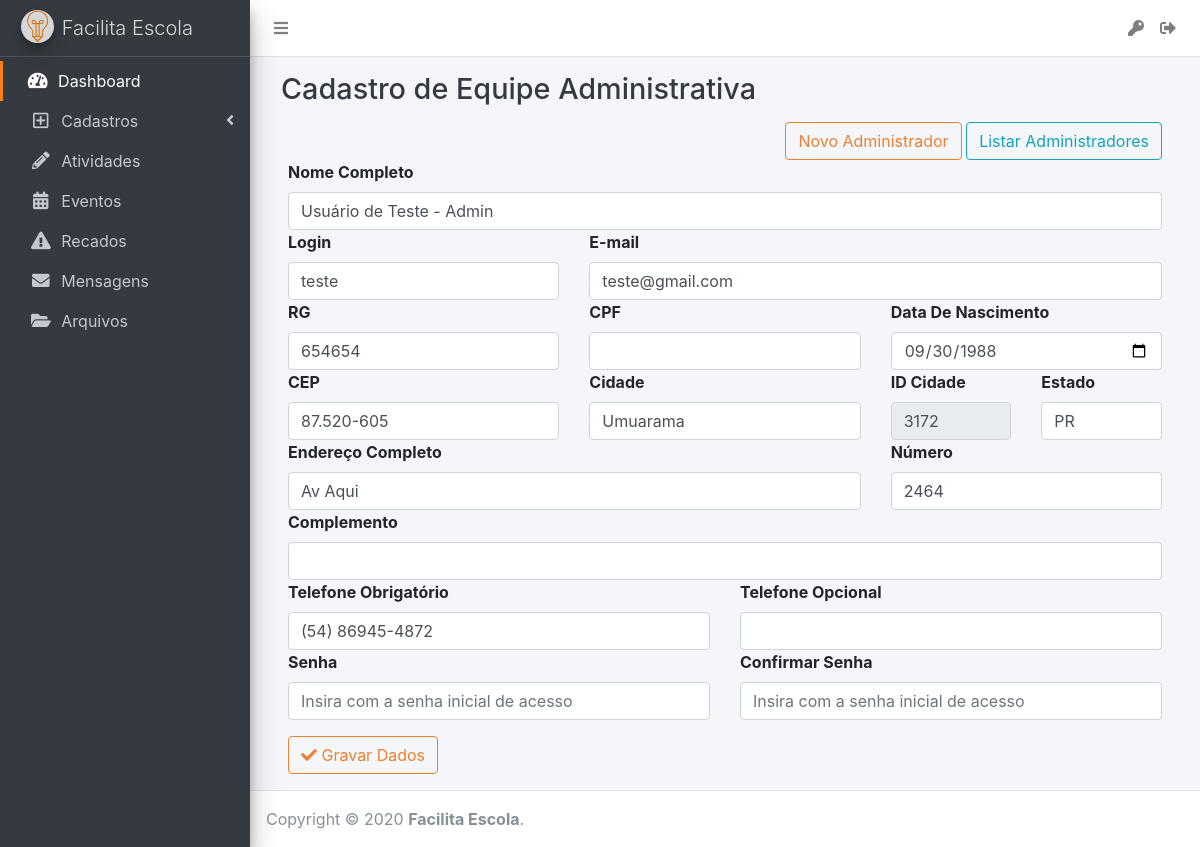
Page /admin/cadastro/admin/1 (signed in) on the committed database.
### tables this page shows
CREATE TABLE IF NOT EXISTS `pessoa` (
  `id` INT(11) NOT NULL AUTO_INCREMENT,
  `nome` VARCHAR(100) NOT NULL,
  `tipo_cadastro` TINYINT(1) NOT NULL,
  `login` VARCHAR(45) NOT NULL,
  `senha` VARCHAR(100) NOT NULL,
  `rg` VARCHAR(15) NOT NULL,
  `cpf` VARCHAR(11) NULL,
  `data_nascimento` DATE NOT NULL,
  `data_cadastro` TIMESTAMP NOT NULL DEFAULT CURRENT_TIMESTAMP() ON UPDATE CURRENT_TIMESTAMP(),
  `email` VARCHAR(45) NOT NULL,
  `logradouro` VARCHAR(255) NOT NULL,
  `numero` VARCHAR(45) NOT NULL,
  `cep` VARCHAR(11) NOT NULL,
  `complemento` VARCHAR(100) NULL,
  `telefone1` VARCHAR(18) NOT NULL,
  `telefone2` VARCHAR(18) NULL,
  `foto` VARCHAR(45) NULL,
  `status` TINYINT NOT NULL,
  `id_cidade` INT(11) NOT NULL,
  PRIMARY KEY (`id`),
  UNIQUE INDEX `cpf_UNIQUE` (`cpf` ASC),
  INDEX `fk_pessoa_cidade1_idx` (`id_cidade` ASC),
  CONSTRAINT `fk_pessoa_cidade1`
    FOREIGN KEY (`id_cidade`)
    REFERENCES `cidade` (`id`)
    ON DELETE NO ACTION
    ON UPDATE NO ACTION);

CREATE TABLE IF NOT EXISTS `cidade` (
  `id` INT(11) NOT NULL AUTO_INCREMENT,
  `cidade` VARCHAR(120) NOT NULL,
  `estado` VARCHAR(2) NOT NULL,
  PRIMARY KEY (`id`));

### admin/cadastro/admin.php (the view, shortened to what this page needs)
<?php
$nome = $login = $senha = $rg = $cpf = $data_nascimento = $data_cadastro =
$email = $logradouro = $numero  = $cep = $complemento = $telefone1 = $telefone2 =
$foto = $status = $cidade_id = $cidade = $estado = '';
if (!empty($id)) {
    $sql = "SELECT  p.*, date_format(p.data_nascimento, '%d/%m/%Y') dt,
                    c.cidade, c.estado
            FROM pessoa p
            INNER JOIN cidade c ON (c.id = p.id_cidade)
            WHERE p.id = :id
            LIMIT 1";
    $consulta = $pdo->prepare($sql);
    $consulta->bindParam(":id", $id);
    $consulta->execute();
    $dados = $consulta->fetch(PDO::FETCH_OBJ);
    $nome       = $dados->nome;
    $rg         = $dados->rg;
    $cpf        = $dados->cpf;
    $data_nascimento = $dados->data_nascimento;
    $email       = $dados->email;
    $login       = $dados->login;
    $logradouro  = $dados->logradouro;
    $numero      = $dados->numero;
    $cep         = $dados->cep;
    $complemento = $dados->complemento;
    $cidade_id   = $dados->id_cidade;
    $cidade      = $dados->cidade;
    $telefone1  = $dados->telefone1;
    $telefone2  = $dados->telefone2;
    $estado     = $dados->estado;
}
?>
<div class="content-header">
    <div class="container-fluid">
        <div class="row">
            <div>
                <h1 class="m-0 text-dark">Cadastro de Equipe Administrativa</h1>
            </div>
        </div>
    </div>
</div>
<div class="container">
    <div class="float-right">
        <a href="cadastro/admin" class="btn btn-outline-laranja">Novo Administrador</a>
        <a href="listar/admin" class="btn btn-outline-info">Listar Administradores</a>
    </div>
    <div class="clearfix"></div>
    <form action="salvar/admin" name="formCadastro" method="post"
    data-parsley-validate enctype="multipart/form-data" role="form">
        <div class="row mb-3">
            <div class="col-12 col-md-12">
                <label for="nome"> Nome Completo </label>
                <input type="text" class="form-control" id="nome" name="nome"
                required data-parsley-required-message="Preencha o nome" value="<?= $nome ?>">
            </div>
            <div class="col-12 col-md-4">
                <label for="login"> Login </label>
                <input type="text" class="form-control" id="login" name="login"
                required data-parsley-required-message="Preencha o nome do login"
                placeholder="Insira com o login de acesso" value="<?= $login ?>">
            </div>
            <div class="col-12 col-md-8">
                <label for="email"> E-mail </label>
                <input type="email" class="form-control" id="email" name="email"
                required data-parsley-required-message="Preencha com um e-mail válido"
                placeholder="Digite um e-mail válido" value="<?= $email ?>">
            </div>
            <div class="col-12 col-md-4">
                <label for="rg"> RG </label>
                <input type="text" class="form-control" id="rg" name="rg"
                required data-parsley-required-message="Preencha o RG" value="<?= $rg ?>">
            </div>
            <div class="col-12 col-md-4">
                <label for="cpf"> CPF </label>
                <input type="text" class="form-control" id="cpf" name="cpf" value="<?= $cpf ?>" onblur="verificarCpf(this.value)">
            </div>
            <div class="col-12 col-md-4">
                <label for="data_nascimento"> Data De Nascimento </label>
                <input type="date" class="form-control" id="data_nascimento" name="data_nascimento"
                required data-parsley-required-message="Preencha a data de nascimento" value="<?= $data_nascimento ?>">
            </div>
            <div class="col-12 col-md-4">
                <label for="cep"> CEP </label>
                <input type="text" class="form-control" id="cep" name="cep"
                required data-parsley-required-message="Preencha com um CEP válido" value="<?= $cep ?>">
            </div>
            <div class="col-12 col-md-4">
                <label for="cidade"> Cidade</label>
                <input type="text" class="form-control" id="cidade"
                required data-parsley-required-message="Selecione a cidade" value="<?= $cidade ?>">
            </div>
            <div class="col-12 col-md-2">
                <label for="cidade_id"> ID Cidade</label>
                <input type="text" class="form-control" id="cidade_id" name="cidade_id"
                required data-parsley-required-message="Selecione a cidade" readonly value="<?= $cidade_id ?>">
            </div>
            <div class="col-12 col-md-2">
                <label for="cidade"> Estado </label>
                <input type="text" class="form-control" id="estado"
                required data-parsley-required-message="Selecione o estado" value="<?= $estado; ?>">
            </div>
            <div class="col-12 col-md-8">
                <label for="logradouro"> Endereço Completo </label>
                <input type="text" class="form-control" id="logradouro" name="logradouro"
                required data-parsley-required-message="Preencha o endereço" value="<?= $logradouro ?>">
            </div>
            <div class="col-12 col-md-4">
                <label for="numero"> Número </label>
                <input type="text" class="form-control" id="numero" name="numero"
                required data-parsley-required-message="Preencha com o número da residência"
                placeholder="Insira o número da residência" value="<?= $numero ?>">
            </div>
            <div class="col-12 col-md-12">
                <label for="complemento"> Complemento </label>
                <input type="text" class="form-control" id="complemento" name="complemento"
                value="<?= $complemento ?>">
            </div>
            <div class="col-12 col-md-6">
                <label for="telefone1"> Telefone Obrigatório </label>
                <input type="text" class="form-control" id="telefone1" name="telefone1"
                required data-parsley-required-message="Preencha com o número de telefone"
                value="<?= $telefone1 ?>">
            </div>
            <div class="col-12 col-md-6">
                <label for="telefone2"> Telefone Opcional </label>
                <input type="text" class="form-control" id="telefone2" name="telefone2"
                value="<?= $telefone2 ?>">
            </div>
            <div class="col-12 col-md-6">
                <label for="senha"> Senha </label>
                <input type="password" class="form-control" id="senha" name="senha"
                require data-parsley-required-message="Insira uma senha" placeholder="Insira com a senha inicial de acesso">
            </div>
            <div class="col-12 col-md-6">
                <label for="senha2">Confirmar Senha </label>
                <input type="password" class="form-control" id="senha2" name="senha2"
                require data-parsley-required-message="Insira a senha novamente" placeholder="Insira com a senha inicial de acesso">
            </div>
        </div>
        <button type="submit" class="btn btn-outline-laranja margin">
            <i class="fas fa-check"></i> Gravar Dados
        </button>
    </form>
</div>

### admin/index.php (shortened to what this page needs)
<?php
$pagina = "../paginas/login";
?>
<!DOCTYPE html>
<html lang="pt-br">
<head>
  <link rel="stylesheet" type="text/css" href="https://cdn.datatables.net/1.10.22/css/jquery.dataTables.css">
  <link rel="stylesheet" href="../plugins/fontawesome-free/css/all.min.css">
  <link href="https://cdn.jsdelivr.net/npm/summernote@0.8.18/dist/summernote.min.css" rel="stylesheet">
  <link rel="stylesheet" href="http://code.ionicframework.com/ionicons/2.0.1/css/ionicons.min.css">
  <link rel="stylesheet" href="../dist/css/adminlte.min.css">
  <link rel="stylesheet" href="../plugins/overlayScrollbars/css/OverlayScrollbars.min.css">
  <link  rel="stylesheet" href="https://stackpath.bootstrapcdn.com/bootstrap/4.1.3/css/bootstrap.min.css">
  <link rel="stylesheet" href="../dist/css/style.css">
</head>
<body class="hold-transition sidebar-mini">
  <?php
  $pagina = $pagina . ".php";
  if (!isset($_SESSION["facilita_escola"]["id"])) {
    include $pagina;
  } else {
  ?>
    <div class="wrapper">
      <nav class="main-header navbar navbar-expand navbar-white navbar-light">
        <ul class="navbar-nav">
          <li class="nav-item">
            <a class="nav-link" data-widget="pushmenu" href="#" role="button"><i class="fas fa-bars"></i></a>
          </li>
        </ul>
        <ul class="navbar-nav ml-auto">
          <li class="nav-item dropdown">
            <a class="nav-link" href="#">
              <i class="fas fa-key"></i>
            </a>
          </li>
          <li class="nav-item dropdown">
            <a class="nav-link" href="#" data-toggle="modal" data-target="#logoutModal">
              <i class="fas fa-sign-out-alt"></i>
            </a>
          </li>
        </ul>
      </nav>
      <aside class="main-sidebar sidebar-dark-orange elevation-4">
        <a href="index.php" class="brand-link">
          <img src="img/facilitaescola-logo.png" alt="Facilita Escola Logo" class="brand-image img-circle elevation-3" style="opacity: .8">
          <span class="brand-text font-weight-light">Facilita Escola</span>
        </a>
        <div class="sidebar">
          <nav class="mt-2">
            <ul class="nav nav-pills nav-sidebar nav-legacy nav-flat nav-child-indent flex-column" data-widget="treeview" role="menu" data-accordion="false">
              <li class="nav-item">
                <a href="#" class="nav-link active">
                  <i class="nav-icon fas fa-tachometer-alt"></i>
                  <p>Dashboard</p>
                </a>
              </li>
              <li class="nav-item has-treeview">
                <a href="#" class="nav-link">
                  <i class="nav-icon far fa-plus-square"></i>
                  <p>
                    Cadastros
                    <i class="fas fa-angle-left right"></i>
                  </p>
                </a>
              </li>
              <li class="nav-item">
                <a href="pages/calendar.html" class="nav-link">
                  <i class="nav-icon fas fa-pencil-alt"></i>
                  <p>
                    Atividades
                  </p>
                </a>
              </li>
              <li class="nav-item">
                <a href="pages/calendar.html" class="nav-link">
                  <i class="nav-icon fas fa-calendar-alt"></i>
                  <p>
                    Eventos
                  </p>
                </a>
              </li>
              <li class="nav-item">
                <a href="pages/calendar.html" class="nav-link">
                  <i class="nav-icon fas fa-exclamation-triangle"></i>
                  <p>
                    Recados
                  </p>
                </a>
              </li>
              <li class="nav-item">
                <a href="pages/calendar.html" class="nav-link">
                  <i class="nav-icon fas fa-envelope"></i>
                  <p>
                    Mensagens
                  </p>
                </a>
              </li>
              <li class="nav-item">
                <a href="pages/calendar.html" class="nav-link">
                  <i class="nav-icon fas fa-folder-open"></i>
                  <p>
                    Arquivos
                  </p>
                </a>
              </li>
            </ul>
          </nav>
        </div>
      </aside>
      <div class="content-wrapper">
        <div class="content pb-3">
          <div class="container-fluid">
            <?php
            $pagina = "home.php";
            if (isset($_GET["parametro"])) {
              $p = trim($_GET["parametro"]);
              $p = explode("/", $p);
              $pasta      = $p[0];
              $arquivo    = $p[1];
              $pagina = "$pasta/$arquivo.php";
              if (isset($p[2]))
                $id     = $p[2];
            }
            if (file_exists($pagina)) {
              include $pagina;
            } else {
              include "paginas/erro.php";
            }
            ?>
          </div>
        </div>
      </div>
      <footer class="main-footer">
        Copyright &copy; 2020 <strong>Facilita Escola</strong>.
    </div>
  <?php
  }
  ?>
</body>
</html>

### rows in the picture
pessoa: nome "Usuário de Teste - Admin", login "teste", email "teste@gmail.com", rg "654654", data_nascimento "09/30/1988", cep "87.520-605", id_cidade.cidade "Umuarama", cidade_id "3172", id_cidade.estado "PR", logradouro "Av Aqui", numero "2464", telefone1 "(54) 86945-4872"
